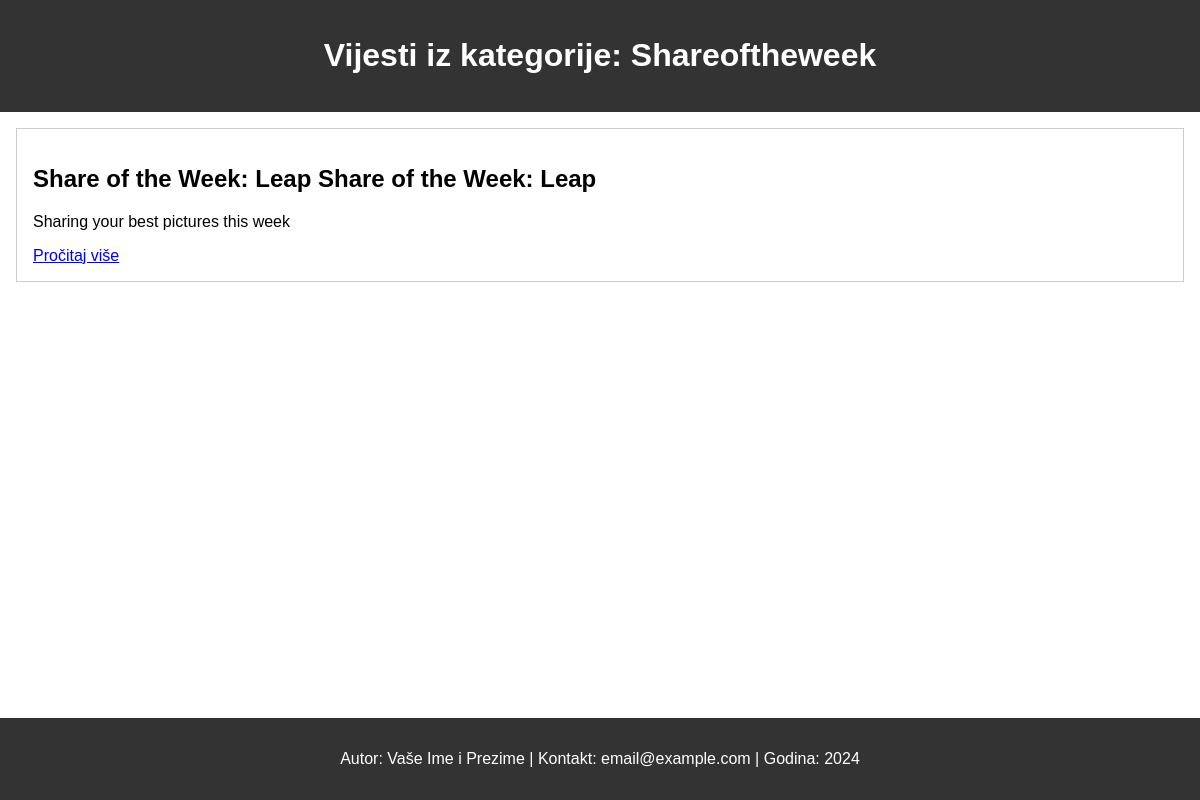
Screenshot of /kategorija.php?kategorija=Shareoftheweek with the database file from the repository.
### tables this page shows
CREATE TABLE `vijesti` (
  `id` int(11) NOT NULL,
  `naslov` varchar(255) NOT NULL,
  `kratki_sadrzaj` varchar(255) NOT NULL,
  `tekst` text NOT NULL,
  `slika` varchar(255) NOT NULL,
  `kategorija` varchar(50) NOT NULL,
  `arhiva` tinyint(1) NOT NULL DEFAULT 0,
  `sadrzaj` text DEFAULT NULL
);

### kategorija.php (the view, shortened to what this page needs)
<?php
$servername = "localhost";
$username = "root";
$password = "";
$dbname = "vijesti";
$conn = new mysqli($servername, $username, $password, $dbname);
$kategorija = $_GET['kategorija'];
$sql = "SELECT id, naslov, kratki_sadrzaj FROM vijesti WHERE kategorija='$kategorija' AND arhiva=0";
$result = $conn->query($sql);
echo "<!DOCTYPE html>";
echo "<html lang='hr'>";
echo "<head>";
echo "<link rel='stylesheet' href='style.css'>";
echo "</head>";
echo "<body>";
echo "<header>";
echo "<h1>Vijesti iz kategorije: $kategorija</h1>";
echo "</header>";
echo "<main>";
if ($result->num_rows > 0) {
    while($row = $result->fetch_assoc()) {
        echo "<section>";
        echo "<h2>" . $row["naslov"]. "</h2>";
        echo "<p>" . $row["kratki_sadrzaj"]. "</p>";
        echo "<a href='clanak.php?id=" . $row["id"] . "'>Pročitaj više</a>";
        echo "</section>";
    }
} else {
    echo "Nema vijesti.";
}
echo "</main>";
echo "<footer>";
echo "<p>Autor: Vaše Ime i Prezime | Kontakt: email@example.com | Godina: 2024</p>";
echo "</footer>";
echo "</body>";
echo "</html>";
?>

### style.css (style rules this page uses)
body { font-family: Arial, sans-serif; margin: 0; padding: 0; }
header { background-color: #333; color: white; padding: 1em 0; text-align: center; }
main { padding: 1em; }
section { margin-bottom: 1em; padding: 1em; border: 1px solid #ccc; }
footer { background-color: #333; color: white; text-align: center; padding: 1em 0; position: fixed; bottom: 0; width: 100%; }

### rows the page displays
vijesti: naslov "Share of the Week: Leap Share of the Week: Leap", kratki_sadrzaj "Sharing your best pictures this week"

### other values shown
$kategorija "Shareoftheweek"
